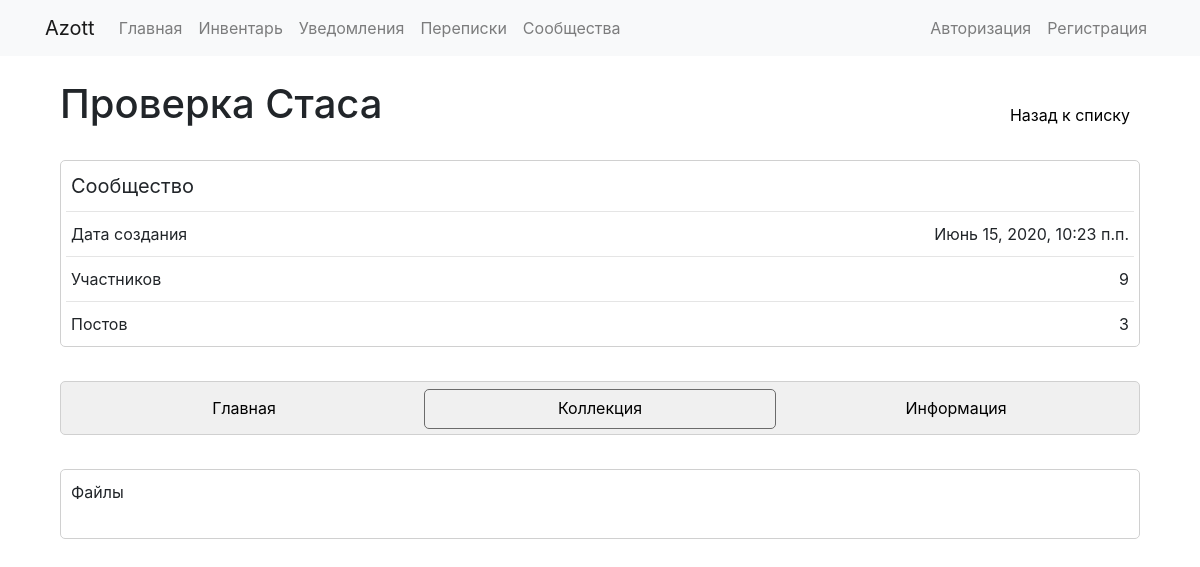
The app's page /groups/fgjj/collection/ with its own data.
### communities/models.py (models this page shows, shortened)
class Group(models.Model):
	groupname = models.CharField(max_length=40)
	image = models.ImageField(upload_to='groups/groupimages', default=False)
	slug = models.SlugField(max_length=40, unique=True)
	description = models.TextField(blank=True)
	public = models.BooleanField(default=True)
	allowarticles = models.IntegerField(default=2)
	pubdate = models.DateTimeField('date published', default=datetime.now)
	admin = models.ForeignKey(User, on_delete=models.CASCADE, null=True, blank=True, related_name='groups_admins')
	editors = models.ManyToManyField(User, blank=True, related_name='groups_editors')
	subscribers = models.ManyToManyField(User, blank=True, related_name='groups_subs')
	subrequests = models.ManyToManyField(User, blank=True, related_name='groups_requests')
	banned = models.ManyToManyField(User, blank=True, related_name='groups_banned')
	rating = models.FloatField(null=True, blank=True, default=0)
	def can_see_group(self, user):
		if self.public:
			return True
		if user is not None and not user.is_authenticated:
			return False
		if user in self.subscribers.all() or user in self.editors.all() or user == self.admin:
			return True
		return False

### communities/views.py (the view)
# urls.py: path('<str:groupslug>/collection/', collection, name='collection'),
def collection(request, groupslug):
    if Group.objects.filter(slug=groupslug).exists():
        group = Group.objects.get(slug=groupslug)
        if not group.can_see_group(request.user):
            context = {
                'group': group,
            }
            return render(request, 'communities/closedgroup.html', context)
        articles_count = group.community_articles.filter(allowed=True).count()
        context = {'group': group, 'articles_count': articles_count}
        return render(request, 'communities/collection.html', context)
    else:
        return render(request, 'communities/nogroup.html')

### communities/templates/communities/collection.html (shortened to what this page needs)
{% extends "communities/community_template.html" %}
{% block main %}
<div class="content_block">
	<div class="plate">
		<div class="inline-wrapper">
			<div class="text2">Файлы</div>
		</div>
		<div id="groupimages" style="flex-wrap: wrap; display: flex;"></div>
	</div>
</div>
{% endblock %}

### communities/templates/communities/community_template.html (shortened to what this page needs)
{% extends "base_general.html" %}
{% load static %}
{% block links %}
  <link rel="stylesheet" href="{% static 'communities/css/style.css' %}"/>
{% endblock %}
{% block content %}
  <div class="inline-wrapper">
    <h1>{{ group.groupname }}</h1>
    <a class="button1" href="{% url 'communities:home' %}">Назад к списку</a>
  </div>
  <br>
  <div class="inline-wrapper">
    <div class="plate" style="width: 100%;">
      <div class="inline-wrapper">
        <div class="text1">Сообщество</div>
      </div>
      <hr>
      <div class="inline-wrapper">
        <div class="text2">Дата создания</div>
        <div class="text2">{{ group.pubdate }}</div>
      </div>
      <hr>
      <div class="inline-wrapper">
        <div class="text2">Участников</div>
        <div class="inline-wrapper">
          <div class="text2">{{ group.subscribers.count|add:group.editors.count|add:1 }}</div>
        </div>
      </div>
      <hr>
      <div class="inline-wrapper">
        <div class="text2">Постов</div>
        <div class="text2">{{ articles_count }}</div>
      </div>
    </div>
  </div>
  <br>
  {% if request.user in group.subscribers.all or request.user in group.editors.all or request.user == group.admin or group.public and request.user not in group.banned.all %}
    <div class="inline-wrapper plate solid">
      <a id="to_main" class="button0" href="{% url 'communities:community' group.slug %}">Главная</a>
      <a id="to_collection" class="button0" href="{% url 'communities:collection' group.slug %}">Коллекция</a>
      <a id="to_information" class="button0" href="{% url 'communities:information' group.slug %}">Информация</a>
    </div>
    <br>
    {% block main %}{% endblock %}
  {% else %}
    <div class="plate">
      <div class="text2">{% if request.user in group.banned.all %}Вы заблокированы в данном сообществе{% else %}Вы не можете просматривать контент сообщества{% endif %}</div>
    </div>
  {% endif %}
{% endblock %}

### static/communities/css/style.css (style rules this page uses)
hr { margin: 5px 0px; }
html { overflow-y: scroll; }
* { box-sizing: border-box; text-decoration: none; outline: none; list-style-type: none; height: auto; word-wrap: break-word; }
a { color: black; text-decoration: none; }
i, img, .button0, .button0-1, .button1, .button2, .button3 { -webkit-touch-callout: none; -webkit-user-select: none; -khtml-user-select: none; -moz-user-select: none; -ms-user-select: none; user-select: none; }
.plate { padding: 5px; border: 1px solid #D0D0D0; border-radius: 5px; margin-bottom: 10px; background-color: white; }
.solid { padding: 5px; background-color: #F0F0F0; border-radius: 5px; margin-bottom: 10px; }
.content_block { opacity: 0.2s; }
.inline-wrapper { display: flex; justify-content: space-between; }
.text1 { margin: 5px; font-size: 20px; white-space: pre-line; }
.text2 { margin: 5px; font-size: 16px; white-space: pre-line; }
.button0 { width: 100%; margin: 2px 2px 0px; text-align: center; min-height: 40px; padding: 7px 10px; border-radius: 5px; cursor: pointer; transition: background-color 0.2s, color 0.2s; margin-bottom: auto; white-space: nowrap; }
.button1 { text-align: center; min-height: 40px; padding: 7px 10px; border-radius: 10px; cursor: pointer; transition: 0.2s; margin-top: auto; }
.button0-active { border: 1px solid #6B6B6B; padding: 6px 9px; }

### records on screen
Group: groupname "Проверка Стаса", pubdate "Июнь 15, 2020, 10:23 п.п.", subscribers.count|add "9"

### other values on screen
{{ articles_count }} "3"
